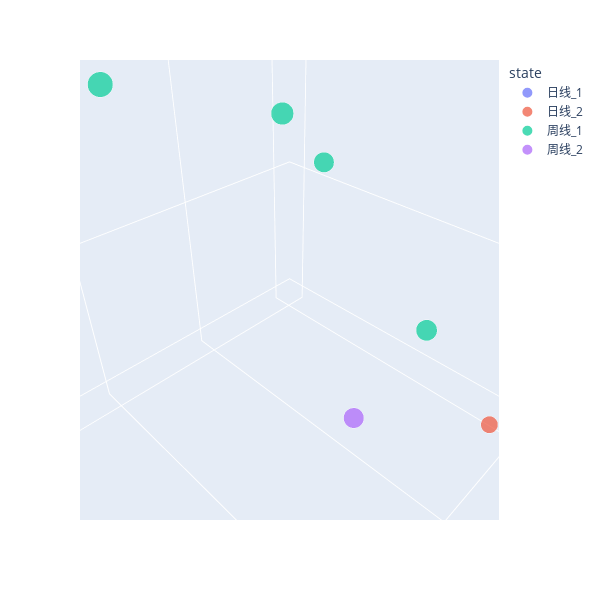

The notebook cell this image was saved under:
### Code cell
fig = px.scatter_3d(
    result,
    x='T',
    y='gamma',
    z='C',
    size='mse',
    color='state',
    size_max=40,
    width=600,
    height=600
)
fig.show()

### Figure 1 — Plotly figure (JSON) as saved in the notebook; plotly's stock layout.template omitted (floating-point values rounded to 4 significant figures)
{"data": [{"hovertemplate": "state=日线_1<br>T=%{x}<br>gamma=%{y}<br>C=%{z}<br>mse=%{marker.size}<extra></extra>", "legendgroup": "日线_1", "marker": {"color": "#636efa", "size": [0.1767, 0.2852, 0.2754, 0.3464, 0.3959, 0.4822, 0.4797, 0.7129, 0.6272, 0.6456, 0.6112, 0.7622, 0.6985, 0.8574], "sizemode": "area", "sizeref": 0.002144, "symbol": "circle"}, "mode": "markers", "name": "日线_1", "scene": "scene", "showlegend": true, "type": "scatter3d", "x": [2, 3, 4, 5, 6, 7, 8, 9, 10, 11, 12, 13, 14, 15], "y": [0.007332, 0.006563, 0.005109, 0.003114, 0.003048, 0.008841, 0.006255, 0.01254, 0.02497, 0.006341, 0.007018, 0.006114, 0.002582, 0.01083], "z": [492.8, 547.7, 565.1, 571.0, 621.3, 625.6, 441.6, 301.5, 251.4, 376.8, 376.8, 236.9, 564.8, 8.17]}, {"hovertemplate": "state=日线_2<br>T=%{x}<br>gamma=%{y}<br>C=%{z}<br>mse=%{marker.size}<extra></extra>", "legendgroup": "日线_2", "marker": {"color": "#EF553B", "size": [0.202, 0.2326, 0.6077, 0.4387, 0.3854, 0.4484, 0.5536, 0.8368, 0.737, 0.9318, 0.4471, 1.312, 1.013, 1.02], "sizemode": "area", "sizeref": 0.002144, "symbol": "circle"}, "mode": "markers", "name": "日线_2", "scene": "scene", "showlegend": true, "type": "scatter3d", "x": [2, 3, 4, 5, 6, 7, 8, 9, 10, 11, 12, 13, 14, 15], "y": [0.01887, 0.02619, 0.02076, 0.02507, 0.0003892, 0.02023, 0.03513, 0.0125, 0.02632, 0.03628, 0.02366, 0.008447, 0.007892, 0.0003334], "z": [20.16, 209.6, 138.6, 246.4, 822.7, 196.3, 47.18, 130.2, 161.9, 61.33, 12.92, 340.4, 457.0, 108.7]}, {"hovertemplate": "state=周线_1<br>T=%{x}<br>gamma=%{y}<br>C=%{z}<br>mse=%{marker.size}<extra></extra>", "legendgroup": "周线_1", "marker": {"color": "#00cc96", "size": [0.9199, 0.8469, 1.056, 0.9949, 1.326, 1.832, 1.883, 2.566, 2.466, 2.369, 2.519, 2.484, 2.952, 3.43], "sizemode": "area", "sizeref": 0.002144, "symbol": "circle"}, "mode": "markers", "name": "周线_1", "scene": "scene", "showlegend": true, "type": "scatter3d", "x": [2, 3, 4, 5, 6, 7, 8, 9, 10, 11, 12, 13, 14, 15], "y": [0.01277, 0.006773, 0.007531, 0.001969, 0.00569, 0.0008705, 0.001521, 0.004277, 0.003189, 0.0009602, 0.00338, 0.001424, 0.002281, 0.003134], "z": [67.3, 276.0, 348.1, 683.1, 395.1, 835.9, 987.3, 366.5, 972.2, 750.3, 579.6, 740.5, 946.1, 626.4]}, {"hovertemplate": "state=周线_2<br>T=%{x}<br>gamma=%{y}<br>C=%{z}<br>mse=%{marker.size}<extra></extra>", "legendgroup": "周线_2", "marker": {"color": "#ab63fa", "size": [0.2171, 0.8072, 0.8548, 0.7772, 0.9771, 1.116, 1.456, 2.109, 1.37, 2.434, 1.879, 3.26, 2.799, 0.8251], "sizemode": "area", "sizeref": 0.002144, "symbol": "circle"}, "mode": "markers", "name": "周线_2", "scene": "scene", "showlegend": true, "type": "scatter3d", "x": [2, 3, 4, 5, 6, 7, 8, 9, 10, 11, 12, 13, 14, 15], "y": [0.0005975, 0.0007065, 0.01332, 0.03246, 8.856e-05, 0.01636, 0.001896, 0.002949, 0.00201, 0.00254, 0.0002976, 0.0001897, 0.05176, 0.003597], "z": [645.0, 638.9, 35.45, 110.6, 596.1, 21.81, 133.6, 771.5, 23.7, 169.9, 263.8, 543.2, 32.92, 31.11]}], "layout": {"height": 600, "legend": {"itemsizing": "constant", "title": {"text": "state"}, "tracegroupgap": 0}, "margin": {"t": 60}, "scene": {"aspectmode": "auto", "aspectratio": {"x": 1, "y": 1, "z": 1}, "camera": {"center": {"x": 0, "y": 0, "z": 0}, "eye": {"x": 0.008057, "y": 0.008057, "z": 0.008057}, "projection": {"type": "perspective"}, "up": {"x": 0, "y": 0, "z": 1}}, "domain": {"x": [0, 1], "y": [0, 1]}, "xaxis": {"title": {"text": "T"}, "type": "linear"}, "yaxis": {"title": {"text": "gamma"}, "type": "linear"}, "zaxis": {"title": {"text": "C"}, "type": "linear"}}, "width": 600}}
